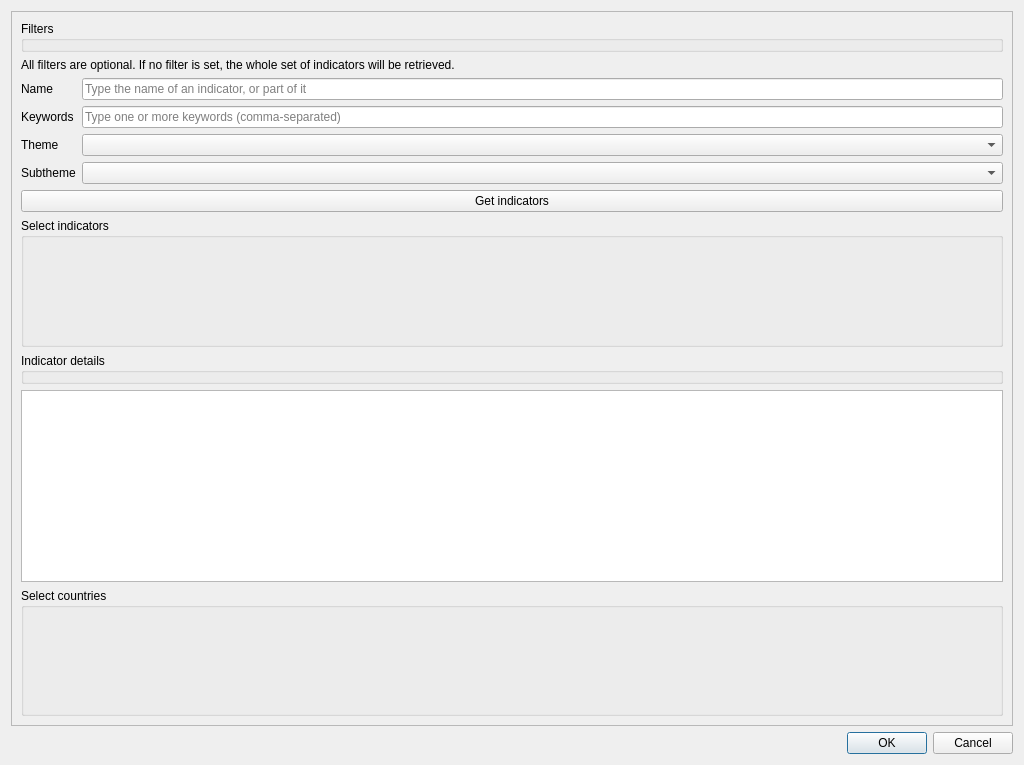
<?xml version="1.0" encoding="UTF-8"?>
<ui version="4.0">
 <class>SelectSvVariablesDialog</class>
 <widget class="QDialog" name="SelectSvVariablesDialog">
  <property name="geometry">
   <rect>
    <x>0</x>
    <y>0</y>
    <width>1024</width>
    <height>765</height>
   </rect>
  </property>
  <property name="windowTitle">
   <string>Select socioeconomic indicators</string>
  </property>
  <property name="modal">
   <bool>true</bool>
  </property>
  <layout class="QGridLayout" name="gridLayout">
   <item row="1" column="0">
    <widget class="QScrollArea" name="scrollArea">
     <property name="mouseTracking">
      <bool>true</bool>
     </property>
     <property name="widgetResizable">
      <bool>true</bool>
     </property>
     <widget class="QWidget" name="scrollAreaWidgetContents">
      <property name="geometry">
       <rect>
        <x>0</x>
        <y>0</y>
        <width>1004</width>
        <height>712</height>
       </rect>
      </property>
      <layout class="QVBoxLayout" name="verticalLayout">
       <item>
        <widget class="QGroupBox" name="filters_group">
         <property name="title">
          <string>Filters</string>
         </property>
        </widget>
       </item>
       <item>
        <widget class="QLabel" name="label">
         <property name="text">
          <string>All filters are optional. If no filter is set, the whole set of indicators will be retrieved.</string>
         </property>
        </widget>
       </item>
       <item>
        <layout class="QFormLayout" name="formLayout">
         <property name="fieldGrowthPolicy">
          <enum>QFormLayout::AllNonFixedFieldsGrow</enum>
         </property>
         <item row="0" column="0">
          <widget class="QLabel" name="name_filter_lbl">
           <property name="text">
            <string>Name</string>
           </property>
          </widget>
         </item>
         <item row="0" column="1">
          <widget class="QLineEdit" name="name_filter_le">
           <property name="placeholderText">
            <string>Type the name of an indicator, or part of it</string>
           </property>
          </widget>
         </item>
         <item row="1" column="0">
          <widget class="QLabel" name="keywords_lbl">
           <property name="text">
            <string>Keywords</string>
           </property>
          </widget>
         </item>
         <item row="1" column="1">
          <widget class="QLineEdit" name="keywords_le">
           <property name="placeholderText">
            <string>Type one or more keywords (comma-separated)</string>
           </property>
          </widget>
         </item>
         <item row="2" column="0">
          <widget class="QLabel" name="theme_lbl">
           <property name="text">
            <string>Theme</string>
           </property>
          </widget>
         </item>
         <item row="2" column="1">
          <widget class="QComboBox" name="theme_cbx"/>
         </item>
         <item row="3" column="0">
          <widget class="QLabel" name="subtheme_lbl">
           <property name="text">
            <string>Subtheme</string>
           </property>
          </widget>
         </item>
         <item row="3" column="1">
          <widget class="QComboBox" name="subtheme_cbx"/>
         </item>
        </layout>
       </item>
       <item>
        <widget class="QPushButton" name="filter_btn">
         <property name="text">
          <string>Get indicators</string>
         </property>
        </widget>
       </item>
       <item>
        <widget class="ListMultiSelectWidget" name="list_multiselect">
         <property name="sizePolicy">
          <sizepolicy hsizetype="Preferred" vsizetype="MinimumExpanding">
           <horstretch>0</horstretch>
           <verstretch>0</verstretch>
          </sizepolicy>
         </property>
         <property name="title">
          <string>Select indicators</string>
         </property>
        </widget>
       </item>
       <item>
        <widget class="QGroupBox" name="indicator_info">
         <property name="title">
          <string>Indicator details</string>
         </property>
        </widget>
       </item>
       <item>
        <widget class="QTextBrowser" name="indicator_details"/>
       </item>
       <item>
        <widget class="ListMultiSelectWidget" name="country_select">
         <property name="sizePolicy">
          <sizepolicy hsizetype="Preferred" vsizetype="MinimumExpanding">
           <horstretch>0</horstretch>
           <verstretch>0</verstretch>
          </sizepolicy>
         </property>
         <property name="title">
          <string>Select countries</string>
         </property>
        </widget>
       </item>
      </layout>
      <zorder>list_multiselect</zorder>
      <zorder></zorder>
      <zorder>filter_btn</zorder>
      <zorder>indicator_info</zorder>
      <zorder>filters_group</zorder>
      <zorder>indicator_details</zorder>
      <zorder>country_select</zorder>
      <zorder>label</zorder>
      <zorder>list_multiselect</zorder>
      <zorder></zorder>
      <zorder>filter_btn</zorder>
      <zorder>indicator_info</zorder>
      <zorder>filters_group</zorder>
      <zorder>indicator_details</zorder>
      <zorder>country_select</zorder>
      <zorder>label</zorder>
     </widget>
    </widget>
   </item>
   <item row="2" column="0">
    <widget class="QDialogButtonBox" name="buttonBox">
     <property name="orientation">
      <enum>Qt::Horizontal</enum>
     </property>
     <property name="standardButtons">
      <set>QDialogButtonBox::Cancel|QDialogButtonBox::Ok</set>
     </property>
    </widget>
   </item>
  </layout>
 </widget>
 <customwidgets>
  <customwidget>
   <class>ListMultiSelectWidget</class>
   <extends>QGroupBox</extends>
   <header>list_multiselect_widget</header>
   <container>1</container>
  </customwidget>
 </customwidgets>
 <resources/>
 <connections>
  <connection>
   <sender>buttonBox</sender>
   <signal>accepted()</signal>
   <receiver>SelectSvVariablesDialog</receiver>
   <slot>accept()</slot>
   <hints>
    <hint type="sourcelabel">
     <x>248</x>
     <y>254</y>
    </hint>
    <hint type="destinationlabel">
     <x>157</x>
     <y>274</y>
    </hint>
   </hints>
  </connection>
  <connection>
   <sender>buttonBox</sender>
   <signal>rejected()</signal>
   <receiver>SelectSvVariablesDialog</receiver>
   <slot>reject()</slot>
   <hints>
    <hint type="sourcelabel">
     <x>316</x>
     <y>260</y>
    </hint>
    <hint type="destinationlabel">
     <x>286</x>
     <y>274</y>
    </hint>
   </hints>
  </connection>
 </connections>
</ui>
